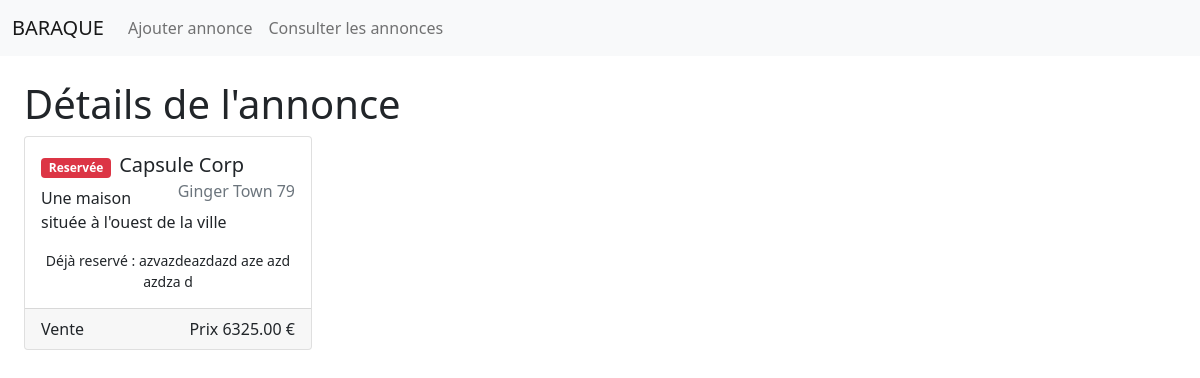
The page /pages/annonce.php?id=33 on the database its author committed.
### tables this page shows
CREATE TABLE `advert` (
  `id` int(11) NOT NULL,
  `title` varchar(255) DEFAULT NULL,
  `description` varchar(255) DEFAULT NULL,
  `postal_code` varchar(255) DEFAULT NULL,
  `city` varchar(255) DEFAULT NULL,
  `type` enum('location','vente') DEFAULT NULL,
  `price` decimal(10,2) DEFAULT NULL,
  `reservation_message` varchar(255) DEFAULT NULL
);

### functions/requests.php (called while the page is built, shortened)
<?php
function recupererAnnonce($id) {
  $pdo = new PDO('mysql:host=localhost;dbname=appart', "root", "", array(PDO::ATTR_ERRMODE=>PDO::ERRMODE_WARNING));
  $req="SELECT * FROM advert WHERE id = :id;";
  $request = $pdo->prepare($req);
  $request->bindParam(':id', $id);
  $request->execute();
  return $request->fetch();
}
?>

### pages/annonce.php (the view, shortened to what this page needs)
<?php
require_once '../functions/requests.php';
require_once '../templates/header.php';
$annonce = recupererAnnonce($_GET['id']);
$estReservee = $annonce['reservation_message'] != "";
$messageReservation = "";
$badge = "";
if($estReservee) {
  $messageReservation ="<small style='text-align: center; display: block;'>Déjà reservé : {$annonce['reservation_message']}</small>";
  $badge = "<span class=\"badge bg-danger\" style=\"margin-right:8px; font-size: 12px;\">Reservée</span>";
}
$reservationForm = "";
$html =<<<HTML
<div style="padding: 24px;">
  <h1>Détails de l'annonce</h1>
  <div class="card" style="width: 18rem;">
    <div class="card-body">
      <h5 class="card-title">{$badge}{$annonce['title']}</h5>
      <h6 class="card-subtitle mb-2 text-muted" style="float: right;">{$annonce['city']} {$annonce['postal_code']}</h6>
      <p class="card-text">{$annonce['description']}</p>
      $messageReservation
    </div>
    <div class="card-footer">
      <span style="text-transform: capitalize; float: left;">{$annonce['type']}</span>
      <span style="float: right;">Prix {$annonce['price']} €</span>
    </div>
  </div>
  $reservationForm
</div>
HTML;
echo $html;
require_once '../templates/footer.php';
?>

### rows shown on the page
advert: title "Capsule Corp", city "Ginger Town", postal_code "79", description "Une maison située à l'ouest de la ville", reservation_message "azvazdeazdazd aze azd azdza d", type "Vente", price "6325.00"
